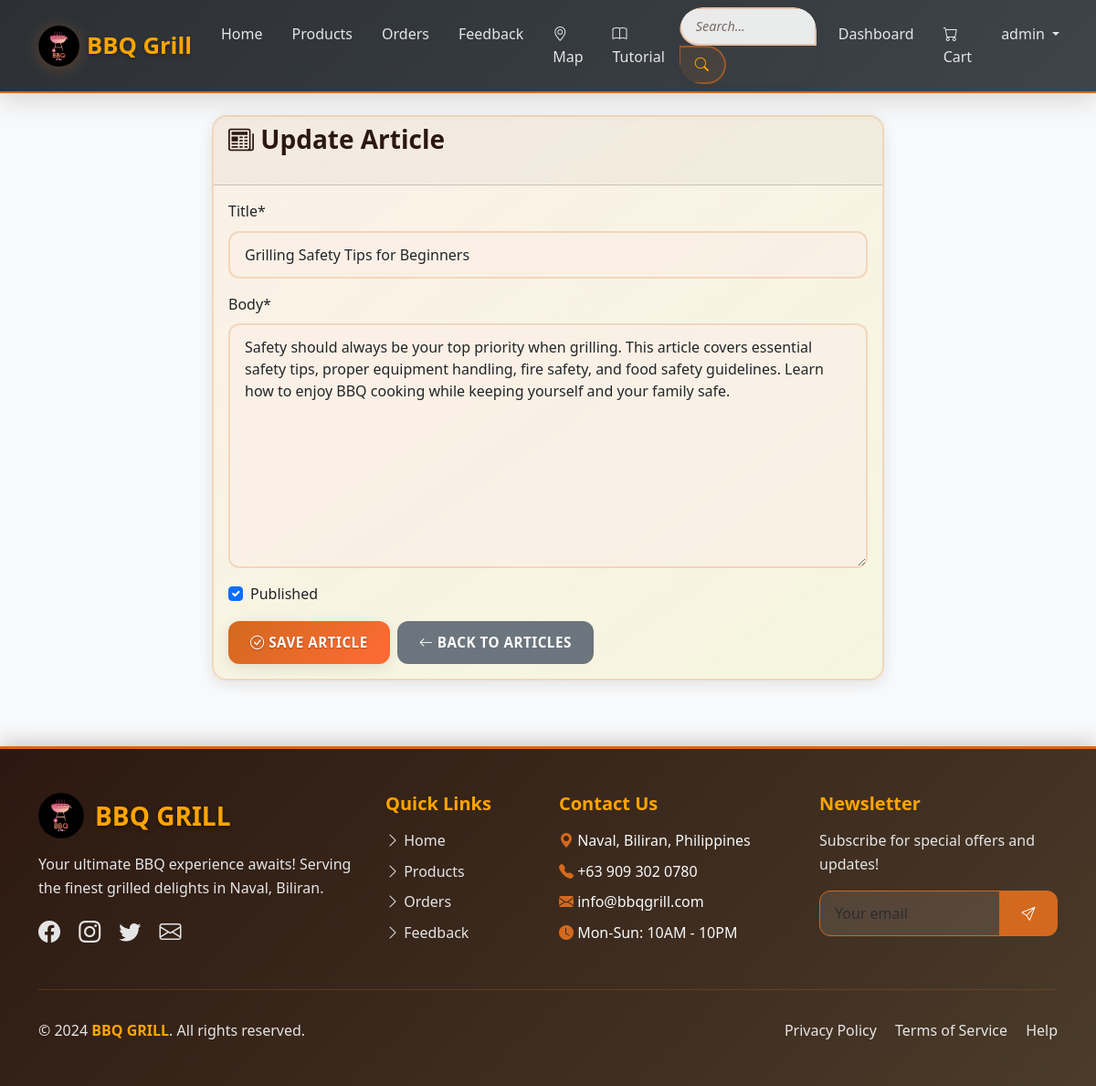
/articles/3/edit/ (signed in), run on the app's committed database.
### core/models.py (models this page shows, shortened)
class Article(models.Model):
    title = models.CharField(max_length=200)
    body = models.TextField()
    published = models.BooleanField(default=False)
    published_at = models.DateTimeField(blank=True, null=True)
    author = models.ForeignKey(User, on_delete=models.SET_NULL, blank=True, null=True)
    created_at = models.DateTimeField(auto_now_add=True)
    updated_at = models.DateTimeField(auto_now=True)
    class Meta:
        ordering = ['-published_at', '-id']

### core/views.py (the view)
# urls.py: path("articles/<int:pk>/edit/", views.article_update, name="article_update"),
@user_passes_test(lambda u: u.is_staff)
def article_update(request: HttpRequest, pk: int) -> HttpResponse:
    article = get_object_or_404(Article, pk=pk)
    if request.method == 'POST':
        form = ArticleForm(request.POST, instance=article)
        if form.is_valid():
            article = form.save(commit=False)
            if article.published and not article.published_at:
                article.publish()
            article.save()
            messages.success(request, 'Article updated successfully!')
            return redirect('article_list')
    else:
        form = ArticleForm(instance=article)
    return render(request, 'core/article_form.html', {'form': form, 'title': 'Update Article'})

### core/forms.py
class ArticleForm(forms.ModelForm):
    class Meta:
        model = Article
        fields = ["title", "body", "published"]

### templates/core/article_form.html (shortened to what this page needs)
{% extends 'base.html' %}
{% load crispy_forms_tags %}
{% block content %}
<div class="row justify-content-center">
    <div class="col-md-8">
        <div class="card">
            <div class="card-header">
                <h3><i class="bi bi-newspaper"></i> {{ title }}</h3>
            </div>
            <div class="card-body">
                <form method="post">
                    {{ form|crispy }}
                    <div class="d-flex gap-2">
                        <button type="submit" class="btn btn-primary">
                            <i class="bi bi-check-circle"></i> Save Article
                        </button>
                        <a href="{% url 'article_list' %}" class="btn btn-secondary">
                            <i class="bi bi-arrow-left"></i> Back to Articles
                        </a>
                    </div>
                </form>
            </div>
        </div>
    </div>
</div>
{% endblock %}

### templates/base.html (shortened to what this page needs)
<!DOCTYPE html>
<html lang="en">
<head>
    <link href="https://cdn.jsdelivr.net/npm/bootstrap@5.3.0/dist/css/bootstrap.min.css" rel="stylesheet">
    <link href="https://cdn.jsdelivr.net/npm/bootstrap-icons@1.10.0/font/bootstrap-icons.css" rel="stylesheet">
    {% load static %}
    <link rel="stylesheet" href="{% static 'css/style.css' %}">
</head>
<body class="d-flex flex-column min-vh-100">
    <nav class="navbar navbar-expand-lg navbar-dark bg-dark">
        <div class="container">
            <a class="navbar-brand d-flex align-items-center" href="{% url 'home' %}">
                <img src="{% static 'image/logo bbq grill.png' %}" alt="BBQ Grill Logo" class="navbar-logo me-2">
                BBQ Grill
            </a>
            <div class="collapse navbar-collapse" id="navbarNav">
                <ul class="navbar-nav me-auto">
                    <li class="nav-item">
                        <a class="nav-link" href="{% url 'home' %}">Home</a>
                    </li>
                    <li class="nav-item">
                        <a class="nav-link" href="{% url 'product_list' %}">Products</a>
                    </li>
                    <li class="nav-item">
                        <a class="nav-link" href="{% url 'order_list' %}">Orders</a>
                    </li>
                    <li class="nav-item">
                        <a class="nav-link" href="{% url 'feedback' %}">Feedback</a>
                    </li>
                    <li class="nav-item">
                        <a class="nav-link" href="{% url 'map' %}"><i class="bi bi-geo-alt"></i> Map</a>
                    </li>
                    <li class="nav-item">
                        <a class="nav-link" href="{% url 'tutorial' %}"><i class="bi bi-book"></i> Tutorial</a>
                    </li>
                </ul>
                <div class="search-container me-2" style="position: relative;">
                    <form class="d-flex" method="get" action="{% url 'product_list' %}" role="search">
                        <div class="input-group">
                            <input
                                class="form-control"
                                type="search"
                                name="search"
                                id="navbar-search"
                                placeholder="Search..."
                                aria-label="Search"
                                value="{{ request.GET.search }}"
                                autocomplete="off"
                                style="min-width: 150px;">
                            <button class="btn btn-outline-light" type="submit">
                                <i class="bi bi-search"></i>
                            </button>
                        </div>
                    </form>
                </div>
                <ul class="navbar-nav">
                    {% if user.is_authenticated %}
                        <li class="nav-item">
                            <a class="nav-link" href="{% url 'dashboard' %}">Dashboard</a>
                        </li>
                        <li class="nav-item">
                            <a class="nav-link" href="{% url 'cart_view' %}">
                                <i class="bi bi-cart"></i> Cart
                            </a>
                        </li>
                        <li class="nav-item dropdown">
                            <a class="nav-link dropdown-toggle" href="#" role="button" data-bs-toggle="dropdown">
                                {{ user.username }}
                            </a>
                        </li>
                    {% endif %}
                </ul>
            </div>
        </div>
    </nav>
    <main class="container my-4 flex-grow-1">
        {% block content %}
        {% endblock %}
    </main>
    <footer class="bg-dark text-light py-5 mt-5">
        <div class="container">
            <div class="row g-4">
                <div class="col-lg-4 col-md-6">
                    <div class="d-flex align-items-center mb-3">
                        <img src="{% static 'image/logo bbq grill.png' %}" alt="BBQ Grill Logo" style="height: 50px; width: auto; margin-right: 12px;">
                        <h3 class="fw-bold mb-0" style="color: var(--bbq-gold); text-shadow: 0 2px 4px rgba(0, 0, 0, 0.3);">BBQ GRILL</h3>
                    </div>
                    <p class="mb-3" style="color: var(--bbq-ash);">Your ultimate BBQ experience awaits! Serving the finest grilled delights in Naval, Biliran.</p>
                    <div class="social-links">
                        <a href="#" class="text-light me-3" style="font-size: 1.5rem;"><i class="bi bi-facebook"></i></a>
                        <a href="#" class="text-light me-3" style="font-size: 1.5rem;"><i class="bi bi-instagram"></i></a>
                        <a href="#" class="text-light me-3" style="font-size: 1.5rem;"><i class="bi bi-twitter"></i></a>
                        <a href="#" class="text-light" style="font-size: 1.5rem;"><i class="bi bi-envelope"></i></a>
                    </div>
                </div>
                <div class="col-lg-2 col-md-6">
                    <h5 class="fw-bold mb-3" style="color: var(--bbq-gold);">Quick Links</h5>
                    <ul class="list-unstyled">
                        <li class="mb-2"><a href="{% url 'home' %}" class="text-light text-decoration-none"><i class="bi bi-chevron-right"></i> Home</a></li>
                        <li class="mb-2"><a href="{% url 'product_list' %}" class="text-light text-decoration-none"><i class="bi bi-chevron-right"></i> Products</a></li>
                        <li class="mb-2"><a href="{% url 'order_list' %}" class="text-light text-decoration-none"><i class="bi bi-chevron-right"></i> Orders</a></li>
                        <li class="mb-2"><a href="{% url 'feedback' %}" class="text-light text-decoration-none"><i class="bi bi-chevron-right"></i> Feedback</a></li>
                    </ul>
                </div>
                <div class="col-lg-3 col-md-6">
                    <h5 class="fw-bold mb-3" style="color: var(--bbq-gold);">Contact Us</h5>
                    <ul class="list-unstyled">
                        <li class="mb-2"><i class="bi bi-geo-alt-fill" style="color: var(--bbq-ember);"></i> Naval, Biliran, Philippines</li>
                        <li class="mb-2"><i class="bi bi-telephone-fill" style="color: var(--bbq-ember);"></i> +63 909 302 0780</li>
                        <li class="mb-2"><i class="bi bi-envelope-fill" style="color: var(--bbq-ember);"></i> info@bbqgrill.com</li>
                        <li class="mb-2"><i class="bi bi-clock-fill" style="color: var(--bbq-ember);"></i> Mon-Sun: 10AM - 10PM</li>
                    </ul>
                </div>
                <div class="col-lg-3 col-md-6">
                    <h5 class="fw-bold mb-3" style="color: var(--bbq-gold);">Newsletter</h5>
                    <p style="color: var(--bbq-ash);">Subscribe for special offers and updates!</p>
                    <div class="input-group mb-3">
                        <input type="email" class="form-control" placeholder="Your email" style="background: rgba(255,255,255,0.1); border: 1px solid var(--bbq-ember); color: white;">
                        <button class="btn" style="background: var(--bbq-ember); color: white;" type="button"><i class="bi bi-send"></i></button>
                    </div>
                </div>
            </div>
            <hr style="border-color: var(--bbq-ember); margin: 2rem 0;">
            <div class="row">
                <div class="col-md-6 text-center text-md-start">
                    <p class="mb-0" style="color: var(--bbq-ash);">&copy; 2024 <span class="fw-bold" style="color: var(--bbq-gold);">BBQ GRILL</span>. All rights reserved.</p>
                </div>
                <div class="col-md-6 text-center text-md-end">
                    <a href="#" class="text-light text-decoration-none me-3">Privacy Policy</a>
                    <a href="#" class="text-light text-decoration-none me-3">Terms of Service</a>
                    <a href="{% url 'tutorial' %}" class="text-light text-decoration-none">Help</a>
                </div>
            </div>
        </div>
    </footer>
</body>
</html>

### data on the page
Article: title "Grilling Safety Tips for Beginners", body "Safety should always be your top priority when grilling. This article covers essential safety tips, proper equipment handling, fire safety, and food safety guidelines. Learn how to enjoy BBQ cooking while keeping yourself and your family safe.", published "☑"

### other printed values
{{ user.username }} "admin"
{{ title }} "Update Article"
